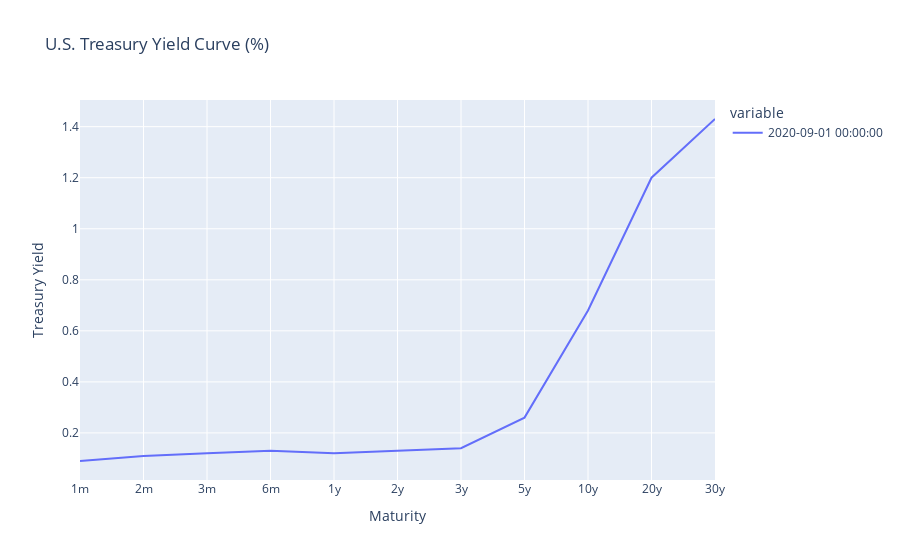

The notebook cell this image was saved under:
### Code cell
get_yield_curve_vis()

### Figure 1 — Plotly figure (JSON) as saved in the notebook; plotly's stock layout.template omitted (floating-point values rounded to 4 significant figures)
{"data": [{"hovertemplate": "variable=2020-09-01 00:00:00<br>index=%{x}<br>value=%{y}<extra></extra>", "legendgroup": "2020-09-01 00:00:00", "line": {"color": "#636efa", "dash": "solid"}, "mode": "lines", "name": "2020-09-01 00:00:00", "orientation": "v", "showlegend": true, "type": "scatter", "x": ["1m", "2m", "3m", "6m", "1y", "2y", "3y", "5y", "10y", "20y", "30y"], "xaxis": "x", "y": [0.09, 0.11, 0.12, 0.13, 0.12, 0.13, 0.14, 0.26, 0.68, 1.2, 1.43], "yaxis": "y"}], "layout": {"autosize": true, "legend": {"title": {"text": "variable"}, "tracegroupgap": 0}, "title": {"text": "U.S. Treasury Yield Curve (%)"}, "xaxis": {"anchor": "y", "autorange": true, "domain": [0, 1], "range": [0, 10], "title": {"text": "Maturity"}, "type": "category"}, "yaxis": {"anchor": "x", "autorange": true, "domain": [0, 1], "range": [0.01556, 1.504], "title": {"text": "Treasury Yield"}, "type": "linear"}}}
